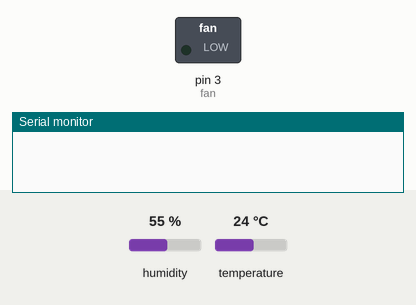
Simulated run of this sketch. Board: Arduino Uno, built with avr-gcc and run on an emulated ATmega328P. Parts: switched loads named in the sketch (green lamp = pin HIGH), the last lines printed to the serial monitor. Inputs (shaded band) come from the test bench; at power-on: humidity 55 %, temperature 24 °C.

Above: at 0.1 s.
At 0.6 s:
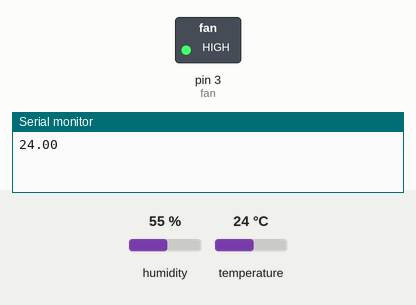
Timing chart, 0 to 2.1 s (numbered marks = the images above):
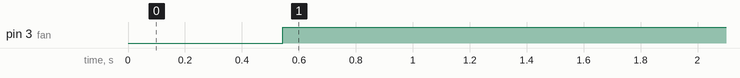

The sketch:

sketch_may28a.ino
```cpp
#include <DHT11.h>
#define fan 3
#define registrador_led 13
#define porta_sensor A0

DHT11 sensor(porta_sensor);


void setup() {
  pinMode(fan,OUTPUT);
  Serial.begin(9600);
}
void loop() {
  Serial.println(register_temperatura());
  if(register_temperatura > 25){
   digitalWrite(fan,true);
  }

}

float register_temperatura(){
  digitalWrite(registrador_led,true);
  delay(10);
  float valor = sensor.readTemperature();
  digitalWrite(registrador_led,false);
  delay(10);

  return valor;
}
```

Measured:
- by itself, pin 3 (fan): LOW → HIGH at 0.54 s
